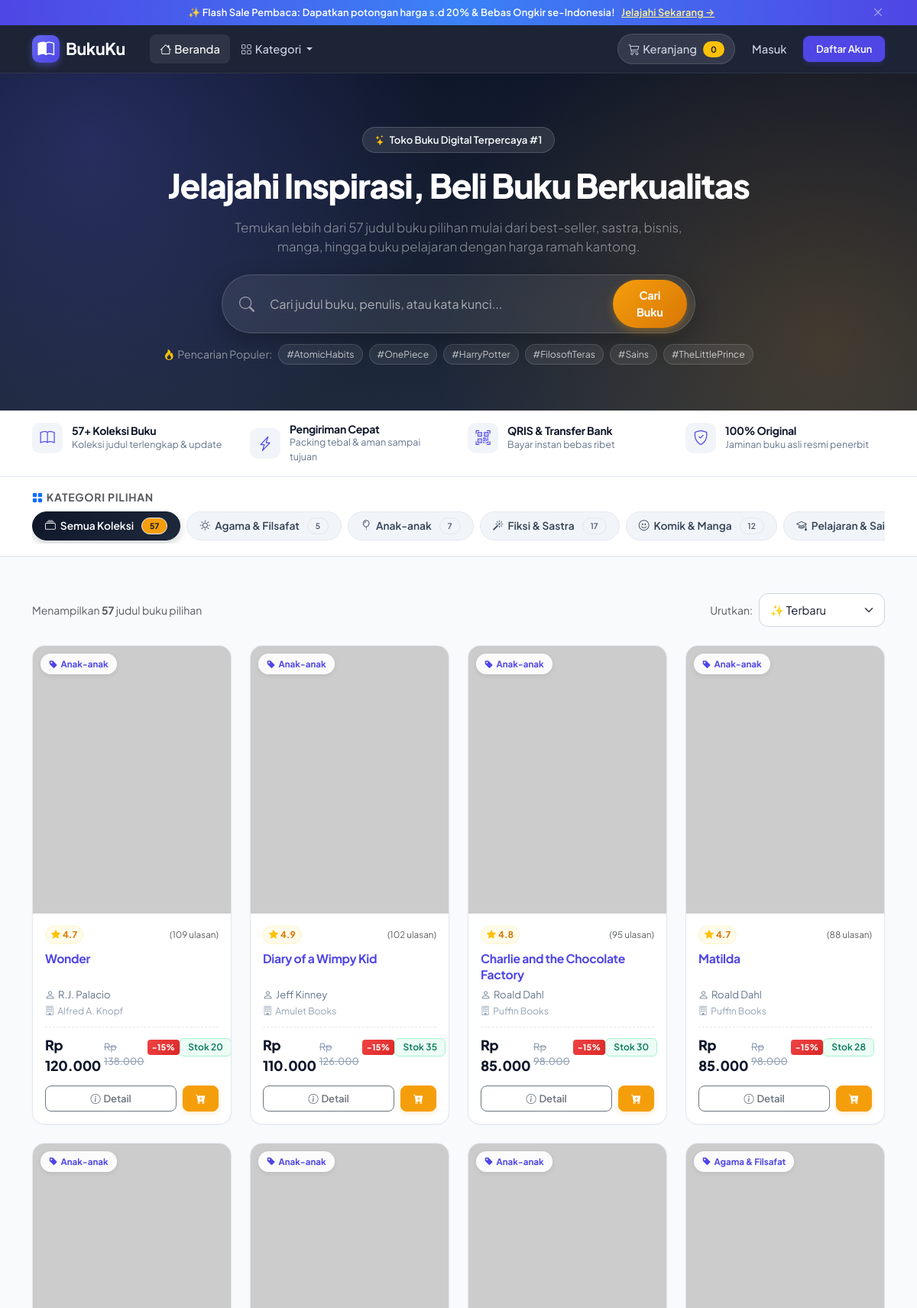
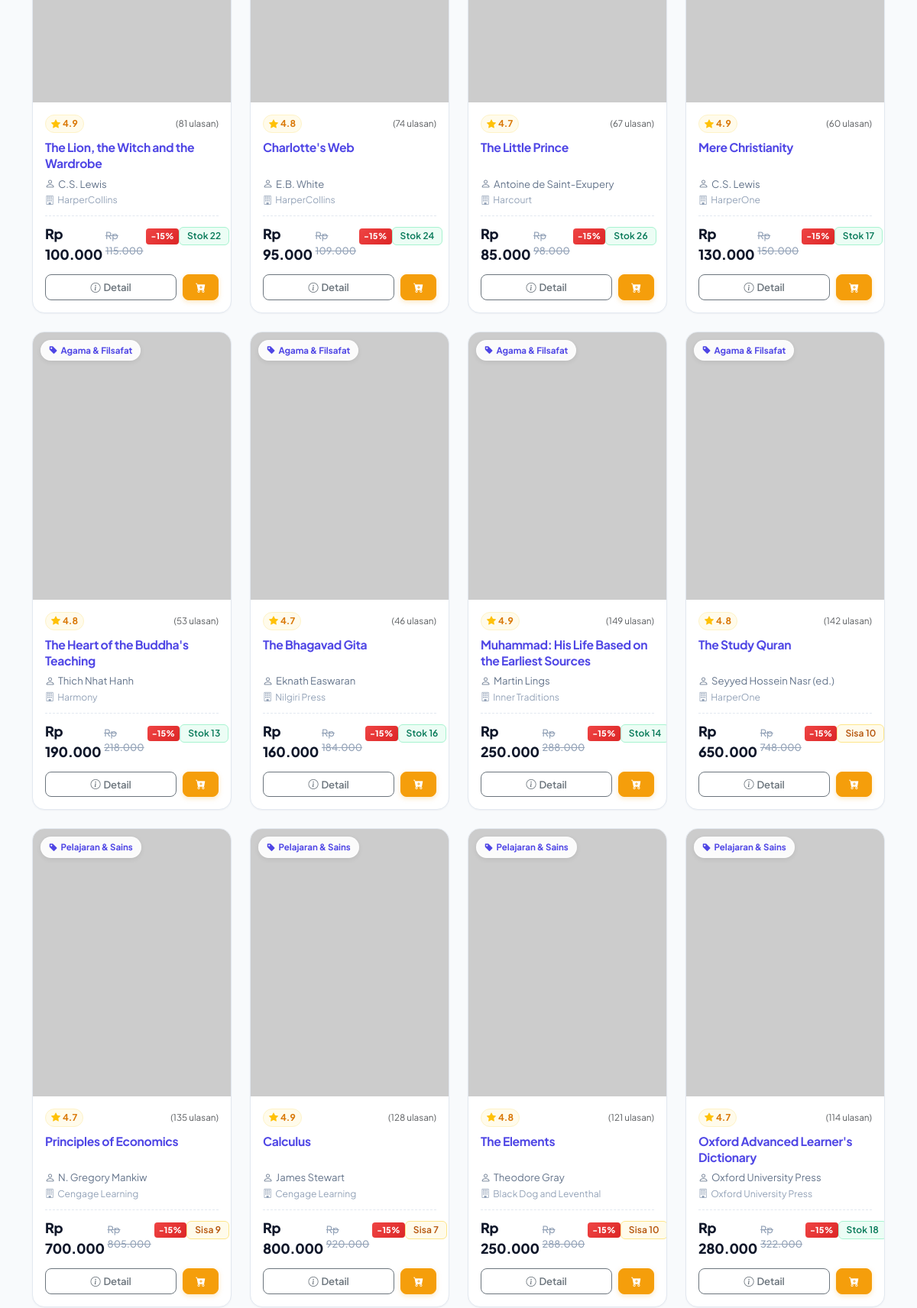
The page / (upper part) on the database its author committed (2 pictures, top to bottom).
### tables this page shows
CREATE TABLE IF NOT EXISTS kategori (
    id         INT(11)      NOT NULL AUTO_INCREMENT,
    nama       VARCHAR(100) NOT NULL,
    slug       VARCHAR(100) NOT NULL,
    deskripsi  TEXT         DEFAULT NULL,
    created_at TIMESTAMP    NOT NULL DEFAULT CURRENT_TIMESTAMP,
    PRIMARY KEY (id),
    UNIQUE KEY uq_kategori_slug (slug)
);

CREATE TABLE IF NOT EXISTS buku (
    id          INT(11)        NOT NULL AUTO_INCREMENT,
    kategori_id INT(11)        DEFAULT NULL,
    judul       VARCHAR(150)   NOT NULL,
    penulis     VARCHAR(100)   NOT NULL,
    penerbit    VARCHAR(100)   NOT NULL,
    harga       DECIMAL(12,0)  NOT NULL DEFAULT 0,
    stok        INT(11)        NOT NULL DEFAULT 0,
    deskripsi   TEXT,
    cover       VARCHAR(255)   DEFAULT NULL,
    PRIMARY KEY (id),
    KEY idx_buku_kategori (kategori_id),
    CONSTRAINT fk_buku_kategori FOREIGN KEY (kategori_id)
        REFERENCES kategori (id) ON DELETE SET NULL ON UPDATE CASCADE
);

### index.php (the view, shortened to what the rows shown need)
<?php
require_once 'config/koneksi.php';
$resKategori = $koneksi->query(
    "SELECT k.id, k.nama, k.slug, COUNT(b.id) AS total_buku
     FROM kategori k
     LEFT JOIN buku b ON b.kategori_id = k.id
     GROUP BY k.id
     ORDER BY k.nama ASC"
);
$daftarKategori = $resKategori ? $resKategori->fetch_all(MYSQLI_ASSOC) : [];
$kataCari      = isset($_GET['cari']) ? trim($_GET['cari']) : '';
$urutkan       = isset($_GET['urutkan']) ? trim($_GET['urutkan']) : 'terbaru';
$orderClause = match ($urutkan) {
    'termurah' => 'b.harga ASC',
    'termahal' => 'b.harga DESC',
    'abjad'    => 'b.judul ASC',
    default    => 'b.id DESC'
};
$kategoriAktif = null;
function getKategoriIcon(string $slug): string {
    return match($slug) {
        'fiksi-sastra'      => 'bi-magic',
        'pengembangan-diri' => 'bi-graph-up-arrow',
        'komik-manga'       => 'bi-emoji-smile',
        'pelajaran-sains'   => 'bi-mortarboard',
        'agama-filsafat'    => 'bi-brightness-high',
        'anak-anak'         => 'bi-balloon',
        default             => 'bi-tag-fill'
    };
}
if ($kataCari !== '' && $kategoriAktif !== null) {
    $stmt = $koneksi->prepare(
        "SELECT b.*, k.nama AS nama_kategori, k.slug AS slug_kategori
         FROM buku b
         LEFT JOIN kategori k ON b.kategori_id = k.id
         WHERE (b.judul LIKE ? OR b.penulis LIKE ?) AND b.kategori_id = ?
         ORDER BY {$orderClause}"
    );
    $paramCari = "%" . $kataCari . "%";
    $katId = (int) $kategoriAktif['id'];
    $stmt->bind_param("ssi", $paramCari, $paramCari, $katId);
    $stmt->execute();
    $result = $stmt->get_result();
} else {
    $result = $koneksi->query(
        "SELECT b.*, k.nama AS nama_kategori, k.slug AS slug_kategori
         FROM buku b
         LEFT JOIN kategori k ON b.kategori_id = k.id
         ORDER BY {$orderClause}"
    );
}
?>
<!DOCTYPE html>
<html lang="id">
<head>
    <link href="https://cdn.jsdelivr.net/npm/bootstrap@5.3.3/dist/css/bootstrap.min.css" rel="stylesheet">
    <link href="https://cdn.jsdelivr.net/npm/bootstrap-icons@1.11.3/font/bootstrap-icons.min.css" rel="stylesheet">
    <link href="assets/css/style.css" rel="stylesheet">
</head>
<body>
    <?php require __DIR__ . '/partials/navbar.php'; ?>
    <section class="hero-section text-center">
        <div class="container position-relative" style="z-index: 2;">
            <h1 class="mb-3">Jelajahi Inspirasi, Beli Buku Berkualitas</h1>
        </div>
    </section>
    <section class="category-filter-section py-3" id="katalog">
        <div class="container">
            <div class="category-pills-container d-flex flex-nowrap overflow-x-auto gap-2 pb-1">
                <?php foreach ($daftarKategori as $kat): ?>
                    <?php
                        $isActive = ($kategoriAktif && $kategoriAktif['id'] == $kat['id']);
                        $iconClass = getKategoriIcon($kat['slug']);
                        $linkQuery = ['kategori' => $kat['slug']];
                    ?>
                    <a
                        href="index.php?<?= http_build_query($linkQuery) ?>#katalog"
                        class="category-pill <?= $isActive ? 'active' : '' ?>"
                    >
                        <i class="bi <?= $iconClass ?>"></i>
                        <span><?= htmlspecialchars($kat['nama']) ?></span>
                        <span class="badge rounded-pill ms-1 <?= $isActive ? 'bg-warning text-dark' : 'bg-secondary-subtle text-dark' ?>">
                            <?= $kat['total_buku'] ?>
                        </span>
                    </a>
                <?php endforeach; ?>
            </div>
        </div>
    </section>
    <main class="container my-5 flex-grow-1">
        <?php if ($result && $result->num_rows > 0): ?>
            <div class="row row-cols-1 row-cols-sm-2 row-cols-md-3 row-cols-lg-4 g-4">
                <?php while ($buku = $result->fetch_assoc()): ?>
                    <?php
                        $hargaJual = (float) $buku['harga'];
                        $hargaCoret = $hargaJual > 0 ? (int) round($hargaJual * 1.15 / 1000) * 1000 : 0;
                        $ratingVal = number_format(4.7 + (($buku['id'] % 3) * 0.1), 1);
                        $ulasanCnt = 40 + (($buku['id'] * 7) % 110);
                    ?>
                    <div class="col">
                        <div class="book-card">
                            <div class="book-card-image-wrapper">
                                <a href="detail.php?id=<?= $buku['id'] ?>">
                                    <img
                                        src="<?= $buku['cover'] ? htmlspecialchars($buku['cover']) : 'https://via.placeholder.com/300x400?text=No+Cover' ?>"
                                        alt="Cover <?= htmlspecialchars($buku['judul']) ?>"
                                        loading="lazy"
                                        onerror="this.src='https://via.placeholder.com/300x400?text=No+Cover'"
                                    >
                                </a>
                                <?php if (!empty($buku['nama_kategori'])): ?>
                                    <a
                                        href="index.php?kategori=<?= urlencode($buku['slug_kategori'] ?? $buku['kategori_id']) ?>"
                                        class="card-badge-category text-decoration-none"
                                    >
                                        <i class="bi bi-tag-fill me-1"></i><?= htmlspecialchars($buku['nama_kategori']) ?>
                                    </a>
                                <?php endif; ?>
                            </div>
                            <div class="card-body">
                                <div class="d-flex align-items-center justify-content-between mb-2">
                                    <span class="rating-badge">
                                        <i class="bi bi-star-fill text-warning"></i>
                                        <span><?= $ratingVal ?></span>
                                    </span>
                                    <span class="text-muted small" style="font-size: 0.73rem;">(<?= $ulasanCnt ?> ulasan)</span>
                                </div>
                                <h6 class="card-title">
                                    <a href="detail.php?id=<?= $buku['id'] ?>" class="text-slate-900 text-decoration-none">
                                        <?= htmlspecialchars($buku['judul']) ?>
                                    </a>
                                </h6>
                                <div class="author-text">
                                    <i class="bi bi-person me-1"></i><?= htmlspecialchars($buku['penulis']) ?>
                                </div>
                                <div class="publisher-text">
                                    <i class="bi bi-building me-1"></i><?= htmlspecialchars($buku['penerbit']) ?>
                                </div>
                                <div class="price-row">
                                    <div>
                                        <div class="d-flex align-items-baseline">
                                            <div class="price-tag">
                                                Rp <?= number_format($buku['harga'], 0, ',', '.') ?>
                                            </div>
                                            <?php if ($hargaCoret > $hargaJual): ?>
                                                <span class="price-struck">Rp <?= number_format($hargaCoret, 0, ',', '.') ?></span>
                                                <span class="discount-pill">-15%</span>
                                            <?php endif; ?>
                                        </div>
                                    </div>
                                    <div>
                                        <?php if ($buku['stok'] > 10): ?>
                                            <span class="badge bg-success-subtle text-success small">
                                                Stok <?= $buku['stok'] ?>
                                            </span>
                                        <?php elseif ($buku['stok'] > 0): ?>
                                            <span class="badge bg-warning-subtle text-warning small">
                                                Sisa <?= $buku['stok'] ?>
                                            </span>
                                        <?php else: ?>
                                            <span class="badge bg-danger-subtle text-danger small">
                                                Habis
                                            </span>
                                        <?php endif; ?>
                                    </div>
                                </div>
                                <div class="card-actions">
                                    <a href="detail.php?id=<?= $buku['id'] ?>" class="btn btn-outline-secondary btn-sm d-flex align-items-center justify-content-center">
                                        <i class="bi bi-info-circle me-1"></i>Detail
                                    </a>
                                    <form action="proses_cart.php" method="POST" class="m-0">
                                        <button
                                            type="submit"
                                            class="btn btn-warning btn-sm d-flex align-items-center justify-content-center px-3"
                                            <?= $buku['stok'] <= 0 ? 'disabled' : '' ?>
                                            title="<?= $buku['stok'] > 0 ? 'Tambah ke Keranjang' : 'Stok habis' ?>"
                                        >
                                            <i class="bi bi-cart-plus-fill"></i>
                                        </button>
                                    </form>
                                </div>
                            </div>
                        </div>
                    </div>
                <?php endwhile; ?>
            </div>
        <?php endif; ?>
    </main>
</body>
</html>

### rows shown on the page
kategori: nama "Agama & Filsafat", total_buku "5"
kategori: nama "Anak-anak", total_buku "7"
kategori: nama "Fiksi & Sastra", total_buku "17"
kategori: nama "Komik & Manga", total_buku "12"
kategori: nama "Pelajaran &…"
buku: kategori.nama "Anak-anak", id "4.7", id "109", judul "Wonder", penulis "R.J. Palacio", penerbit "Alfred A. Knopf", harga "120.000", harga "138.000", stok "20"
buku: kategori.nama "Anak-anak", id "4.9", id "102", judul "Diary of a Wimpy Kid", penulis "Jeff Kinney", penerbit "Amulet Books", harga "110.000", harga "126.000", stok "35"
buku: kategori.nama "Anak-anak", id "4.8", id "95", judul "Charlie and the Chocolate Factory", penulis "Roald Dahl", penerbit "Puffin Books", harga "85.000", harga "98.000", stok "30"
buku: kategori.nama "Anak-anak", id "4.7", id "88", judul "Matilda", penulis "Roald Dahl", penerbit "Puffin Books", harga "85.000", harga "98.000", stok "28"
buku: kategori.nama "Anak-anak", id "4.9", id "81", judul "The Lion, the Witch and the Wardrobe", penulis "C.S. Lewis", penerbit "HarperCollins", harga "100.000", harga "115.000", stok "22"
buku: kategori.nama "Anak-anak", id "4.8", id "74", judul "Charlotte's Web", penulis "E.B. White", penerbit "HarperCollins", harga "95.000", harga "109.000", stok "24"
buku: kategori.nama "Anak-anak", id "4.7", id "67", judul "The Little Prince", penulis "Antoine de Saint-Exupery", penerbit "Harcourt", harga "85.000", harga "98.000", stok "26"
buku: kategori.nama "Agama & Filsafat", id "4.9", id "60", judul "Mere Christianity", penulis "C.S. Lewis", penerbit "HarperOne", harga "130.000", harga "150.000", stok "17"
buku: kategori.nama "Agama & Filsafat", id "4.8", id "53", judul "The Heart of the Buddha's Teaching", penulis "Thich Nhat Hanh", penerbit "Harmony", harga "190.000", harga "218.000", stok "13"
buku: kategori.nama "Agama & Filsafat", id "4.7", id "46", judul "The Bhagavad Gita", penulis "Eknath Easwaran", penerbit "Nilgiri Press", harga "160.000", harga "184.000", stok "16"
buku: kategori.nama "Agama & Filsafat", id "4.9", id "149", judul "Muhammad: His Life Based on the Earliest Sources", penulis "Martin Lings", penerbit "Inner Traditions", harga "250.000", harga "288.000", stok "14"
buku: kategori.nama "Agama & Filsafat", id "4.8", id "142", judul "The Study Quran", penulis "Seyyed Hossein Nasr (ed.)", penerbit "HarperOne", harga "650.000", harga "748.000", stok "10"
buku: kategori.nama "Pelajaran & Sains", id "4.7", id "135", judul "Principles of Economics", penulis "N. Gregory Mankiw", penerbit "Cengage Learning", harga "700.000", harga "805.000", stok "9"
buku: kategori.nama "Pelajaran & Sains", id "4.9", id "128", judul "Calculus", penulis "James Stewart", penerbit "Cengage Learning", harga "800.000", harga "920.000", stok "7"
buku: kategori.nama "Pelajaran & Sains", id "4.8", id "121", judul "The Elements", penulis "Theodore Gray", penerbit "Black Dog and Leventhal", harga "250.000", harga "288.000", stok "10"
buku: kategori.nama "Pelajaran & Sains", id "4.7", id "114", judul "Oxford Advanced Learner's Dictionary", penulis "Oxford University Press", penerbit "Oxford University Press", harga "280.000", harga "322.000", stok "18"

### other values the page prints
$jumlahCart "0"
$totalSemuaBuku "57"
$result->num_rows "57"
